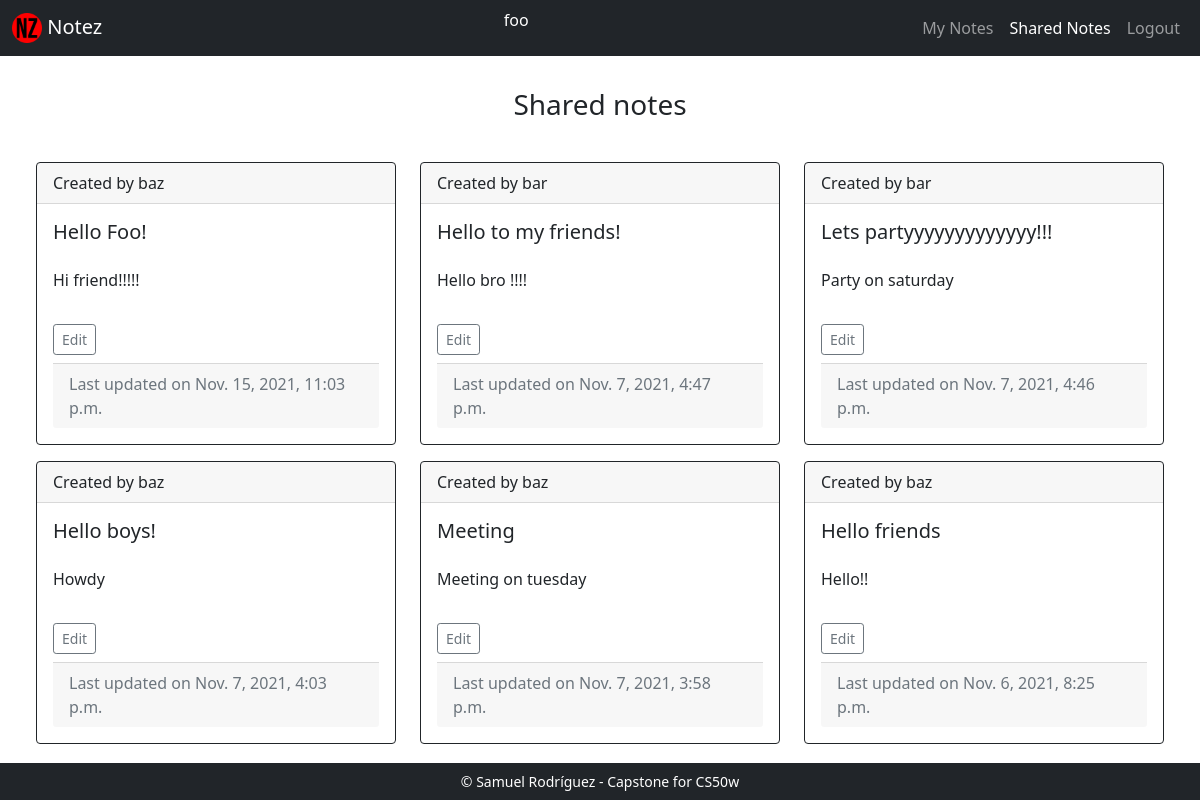
Screenshot of /shared (signed in) with the database file from the repository.
### notez/models.py (models this page shows, shortened)
class User(AbstractUser):
    def __str__(self):
        return f"{self.username}"

class Note(models.Model):
    title = models.CharField(max_length=64)
    content = models.CharField(max_length=248)
    creator = models.ForeignKey(User, on_delete=models.CASCADE, related_name="notes")
    shares_with = models.ManyToManyField(User, related_name="shared", blank=True)
    created = models.DateTimeField(auto_now_add=True)
    updated = models.DateTimeField(auto_now=True)

### notez/views.py (the view)
# urls.py: path('shared', views.shared_notes, name='shared'),
def shared_notes(request):
    if not request.user.is_authenticated:
        return render(request, 'notez/login.html')
    notes = User.objects.get(username=request.user).shared.order_by('-updated').all()
    return render(request, 'notez/shared.html', {
        'notes': notes,
    })

### notez/templates/notez/shared.html (shortened to what this page needs)
{% extends 'notez/layout.html' %}
{% block body %}
  <h3 class='text-center p-3'>Shared notes</h3>
  <div class='d-flex justify-content-around flex-wrap p-2'>
    {% for note in notes %}
      <div class='p-2'>
        <div class="card border-dark" name='card'>
          <div class="card-header">Created by {{note.creator}}</div>
          <div class="card-body" id="note-{{note.id}}">
            <h5 class="card-title" name='title'>{{note.title}}</h5>
            <p class="card-text pt-3 pb-3" name='content'>{{note.content}}</p>
            <button class='btn btn-sm btn-outline-secondary mb-2' name='edit-button' onclick="editNote({{note.id}})">Edit</button>
            <div class="card-footer text-muted"> Last updated on {{ note.updated }}</div>
          </div>
        </div>
      </div>
    {% endfor %}
    </div>
{% endblock body %}

### notez/templates/notez/layout.html (shortened to what this page needs)
{% load static %}
<!DOCTYPE html>
<html lang="en">
  <head>
    <link
      href="https://cdn.jsdelivr.net/npm/bootstrap@5.1.3/dist/css/bootstrap.min.css"
      rel="stylesheet"
    />
    <link rel="stylesheet" href="{% static 'notez/styles.css' %}" />
  </head>
  <body id='body'>
    <nav class="navbar navbar-expand-md navbar-dark bg-dark">
      <div class="container-fluid">
        <div class="justify-content-start">
          <a class="navbar-brand mb-0 h1" href="{% url 'index' %}">
            <img
              src="{% static 'notez/apple-touch-icon.png' %}"
              alt="icon"
              width="30"
              height="30"
              class="d-inline-block align-text-top"
            />
            Notez
          </a>
        </div>
        <div class="text-center justify-content-center">
          {% if user.is_authenticated %}
          <p class="nav-item text-white">{{ user.username }}<p>
          {% endif %}
        </div>
        <div class="justify-content-end">
          <ul class="navbar-nav">
            {% if user.is_authenticated %}
            <li class="nav-item">
              <a
                class="nav-link active"
                aria-current="page"
                href="{% url 'index' %}"
                id="notes-button"
                >My Notes</a
              >
            </li>
            <li class="nav-item">
              <a
                class="nav-link"
                aria-current="page"
                href="{% url 'shared' %}"
                id="shared-button"
                >Shared Notes</a
              >
            </li>
            <li class="nav-item">
              <a class="nav-link" aria-current="page" href="{% url 'logout' %}"
                >Logout</a
              >
            </li>
            {% endif %}
          </ul>
       </div>
      </div>
    </nav>
    <div class="body p-3 mb-2">{% block body %}{% endblock body %}</div>
    <footer class="small text-white text-center bg-dark p-2" id='footer'>
      &copy; Samuel Rodríguez - Capstone for CS50w
    </footer>
  </body>
</html>

### notez/static/notez/styles.css (style rules this page uses)
#footer { position: fixed; width: 100vw; bottom: 0; }
.card.border-dark { width: 360px; }

### rows the page displays
User: username "foo"
Note: creator "baz", title "Hello Foo!", content "Hi friend!!!!!", updated "Nov. 15, 2021, 11:03 p.m."
Note: creator "bar", title "Hello to my friends!", content "Hello bro !!!!", updated "Nov. 7, 2021, 4:47 p.m."
Note: creator "bar", title "Lets partyyyyyyyyyyyyy!!!", content "Party on saturday", updated "Nov. 7, 2021, 4:46 p.m."
Note: creator "baz", title "Hello boys!", content "Howdy", updated "Nov. 7, 2021, 4:03 p.m."
Note: creator "baz", title "Meeting", content "Meeting on tuesday", updated "Nov. 7, 2021, 3:58 p.m."
Note: creator "baz", title "Hello friends", content "Hello!!", updated "Nov. 6, 2021, 8:25 p.m."
